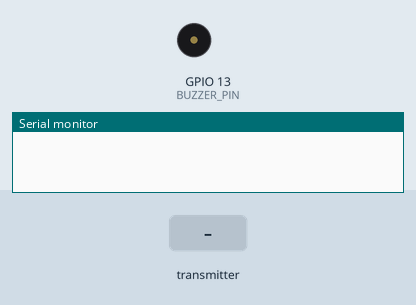
This sketch was run on a simulated ESP32. Parts: buzzer (waves = sounding, pin HIGH), the last lines printed to the serial monitor. Inputs (shaded band) come from the test bench.

Above: at 1.2 s.
1.3 s: the transmitter starts sending ledon = 1
At 2.2 s:
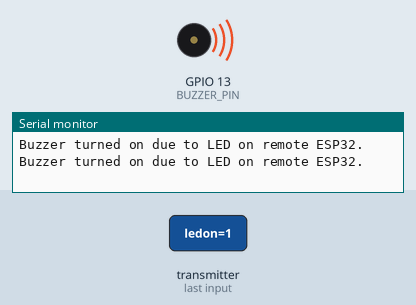
2.8 s: the transmitter starts sending ledon = 0
At 3.3 s:
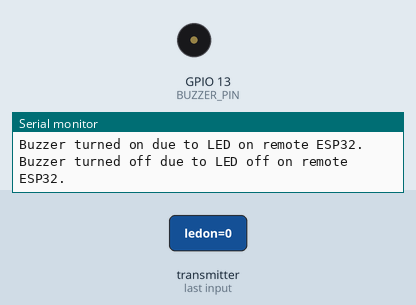
Timing chart, 0 to 5.8 s (numbered marks = the images above; inputs shaded):
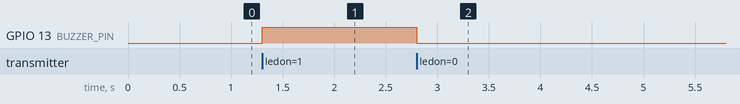

Measured:
- after the input at 1.3 s, GPIO 13 (BUZZER_PIN): LOW → HIGH at once
- after the input at 2.8 s, GPIO 13 (BUZZER_PIN): HIGH → LOW at once

The sketch:

Guardian.ino
```cpp
#include <esp_now.h>
#include <WiFi.h>
// Define pins
#define BUZZER_PIN 13 // Buzzer connected to GPIO 13
// Structure to receive data
typedef struct {
    bool ledon;
} struct_message;
struct_message receivedData;
void setup() {
    Serial.begin(115200);
    // Initialize pins
    pinMode(BUZZER_PIN, OUTPUT);
    digitalWrite(BUZZER_PIN, LOW); // Ensure buzzer is off at start
    // Set device as a Wi-Fi Station
    WiFi.mode(WIFI_STA);
    // Initialize ESP-NOW
    if (esp_now_init() != ESP_OK) {
        Serial.println("Error initializing ESP-NOW");
        return;
    }
    // Register receive callback
    esp_now_register_recv_cb(onDataRecv);
}
void onDataRecv(const uint8_t *mac, const uint8_t *incomingData, int len) {
    memcpy(&receivedData, incomingData, sizeof(receivedData));
    // Turn on the buzzer if LED is on, otherwise turn it off
    if (receivedData.ledon) {
        digitalWrite(BUZZER_PIN, HIGH); // Turn on buzzer
        Serial.println("Buzzer turned on due to LED on remote ESP32.");
    } else {
        digitalWrite(BUZZER_PIN, LOW); // Turn off buzzer
        Serial.println("Buzzer turned off due to LED off on remote ESP32.");
    }
}
void loop() {
    // Nothing needed here, as the onDataRecv callback handles the buzzer control
}
```
